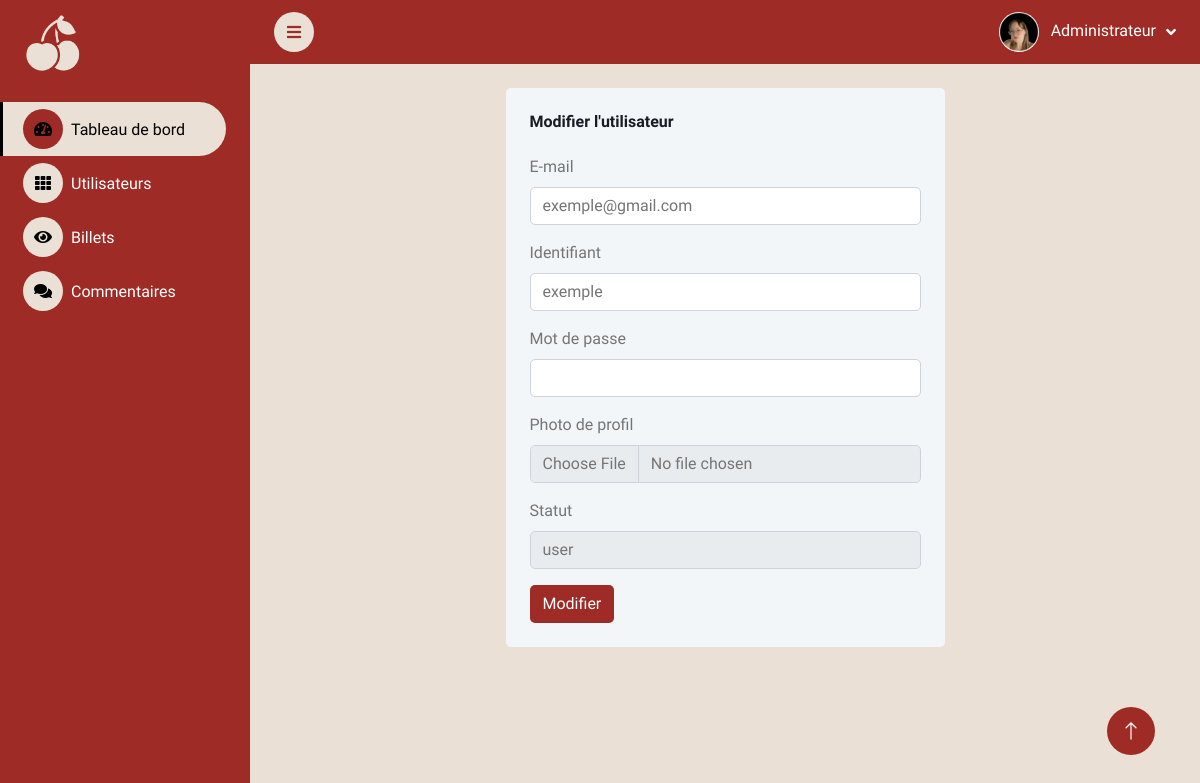
The app's page /admin/view/updateuser.php?userid=22 (signed in) with its own data.
### tables this page shows
CREATE TABLE IF NOT EXISTS `users` (
  `usersid` int NOT NULL AUTO_INCREMENT,
  `useremail` varchar(255) NOT NULL,
  `username` varchar(255) NOT NULL,
  `userpassword` varchar(255) NOT NULL,
  `userstatus` varchar(255) NOT NULL,
  `userpic` varchar(255) NOT NULL,
  PRIMARY KEY (`usersid`)
);

### blog/controller/connection.php (called while the page is built, shortened)
<?php
class Database
{
    private $host = "localhost";
    private $user = "root";
    private $password = "";
    private $database = "miniblog";
    private $conn = false;
    private $mysqli = "";
    private $result = array();
    public function __construct()
    {
        if (!$this->conn) {
            $this->mysqli = new mysqli($this->host, $this->user, $this->password, $this->database);
            $this->conn = true;
        } else {
        }
    }
    public function select($table, $rows = "*", $condition = null, $join = null, $where = null, $order = null, $limit = null)
    {
        if ($this->tableExists($table)) {
            $sql = "SELECT $rows FROM $table";
            if ($condition != null) {
                $sql .= " WHERE $condition";
            }
            if ($this->sql($sql)) {
                return $this->result;
            } else {
                array_push($this->result, $this->mysqli->error);
                return false;
            }
        }
        return false;
    }
    public function sql($sql)
    {
        $query = $this->mysqli->query($sql);
        if ($query) {
            $this->result = $query->fetch_all(MYSQLI_ASSOC);
            return true;
        } else {
            array_push($this->result, $this->mysqli->error);
            return false;
        }
    }
    private function tableExists($table)
    {
        $sql = "SHOW TABLES LIKE '$table'";
        $run = $this->mysqli->query($sql);
        if ($run->num_rows > 0) {
            return true;
        } else {
            array_push($this->result, $table . ' table not found');
            return false;
        }
    }
}
?>

### admin/view/updateuser.php (the view, shortened to what this page needs)
<?php
include("../../blog/controller/connection.php");
$usersid=$_GET['userid'];
$obj = new Database();
$fet = $obj->select('users', '*', "`usersid`='$usersid'");
include('./include/headersidebar.php');
?>
<div class="container-fluid pt-4 px-4">
    <div class="row g-4 justify-content-center">
        <div class="col-sm-12 col-xl-6">
            <div class="bg-light rounded h-100 p-4">
                <h6 class="mb-4">Modifier l'utilisateur</h6>
                <form id="updateuser"  method="post">
                    <div class="mb-3">
                        <label for="useremail" class="form-label">E-mail</label>
                        <input required type="email" value="<?php echo $fet[0]['useremail'];  ?>" class="form-control" name="useremail" id="useremail">
                    </div>
                    <div class="mb-3">
                        <label for="username" class="form-label">Identifiant</label>
                        <input required type="text" class="form-control" value="<?php echo $fet[0]['username'];  ?>" name="username" id="username">
                    </div>
                    <div class="mb-3">
                        <label for="userpassword" class="form-label">Mot de passe</label>
                        <input  type="password" class="form-control" name="userpassword" id="userpassword">
                    </div>
                    <div class="mb-3">
                        <label for="userpic" class="form-label">Photo de profil</label>
                        <input  type="file" accept="image/*"  class="form-control" name="userpic" id="userpic">
                    </div>
                    <div class="mb-3">
                        <label for="userstatus" class="form-label">Statut</label>
                        <input required type="text" readonly value="<?php echo $fet[0]['userstatus'];  ?>" class="form-control" name="userstatus" id="userstatus">
                    </div>
                    <input type="submit" name="submit" value="Modifier" style="background-color:#9e2b25;color:white" class="btn">
                </form>
            </div>
        </div>
    </div>
</div>
<?php
include('./include/footer.php')
?>

### admin/css/style.css (style rules this page uses)
:root { --primary: black; --light: #9e2b25; --dark: #FFFF; }
.btn { transition: .5s; }

### records on screen
users: useremail "exemple@gmail.com", username "exemple", userstatus "user"
